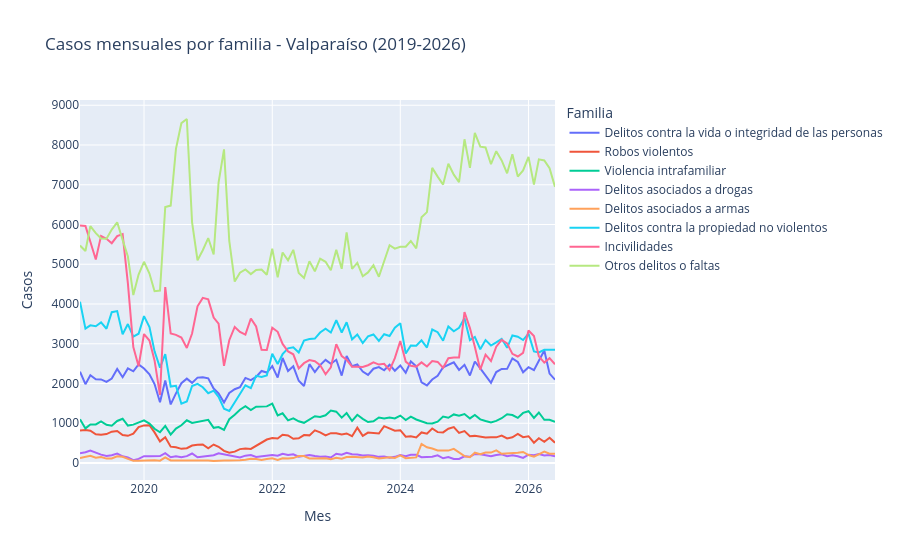

The code cell stored with this chart in its notebook:
### Markdown cell above
## 4. Componente temporal

Evolución mes a mes, tendencia interanual y estacionalidad (el núcleo de la pregunta).

### Code cell
fam['fecha'] = pd.to_datetime(dict(year=fam.anio, month=fam.mes, day=1))
figp = px.line(fam, x='fecha', y='casos', color='familia',
               title='Casos mensuales por familia - Valparaíso (2019-2026)')
figp.update_layout(xaxis_title='Mes', yaxis_title='Casos', legend_title='Familia')
figp.show()
